Frame 1 (no input): blank canvas, image omitted
Frame 60 (the mouse pressed at the canvas centre just before this capture): blank canvas, image omitted
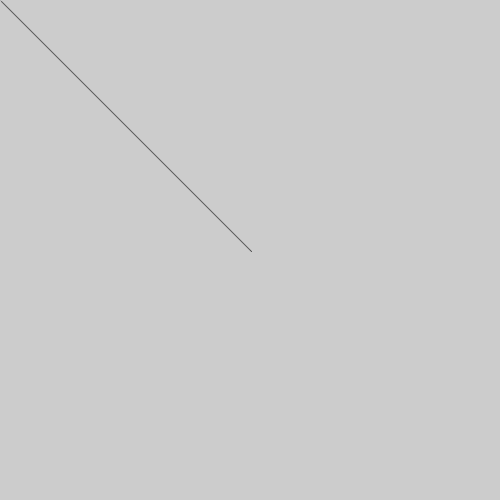
Frame 120 (the mouse held since frame 60 and released just before this capture)

The Processing sketch whose frames 1 and 60 were blank and that drew this single picture after the mouse press (run headless with seeded random() and noise(); from frame 60 on, the mouse is pressed at the canvas centre):

// Processing sketch: processing_11687
// ── processing_11687.pde

void setup() {
  size(500, 500);
  smooth();
}

void draw() {
  if(mousePressed == true){
    blurredLine(pmouseX, pmouseY, mouseX, mouseY);
  }
}

void blurredLine(float x1, float y1, float x2, float y2) {
  stroke(random(80, 100));
  strokeWeight(random(0.2, 0.8));
  line(x1, y1, x2, y2);
  strokeWeight(random(0.4, 1));
  line(x1 + 1, y1 + 1, x2 + 1, y2 + 1);
}

void keyPressed() {
  //キーボートをクリックしたときに画像を保存
  save("blurredLine.png");
}
